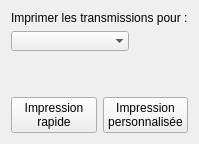
<?xml version="1.0" encoding="UTF-8"?>
<ui version="4.0">
 <class>TransPrinterFactory</class>
 <widget class="QWidget" name="TransPrinterFactory">
  <property name="geometry">
   <rect>
    <x>0</x>
    <y>0</y>
    <width>243</width>
    <height>130</height>
   </rect>
  </property>
  <property name="windowTitle">
   <string>Form</string>
  </property>
  <layout class="QVBoxLayout" name="verticalLayout" stretch="0,0,0,0">
   <property name="sizeConstraint">
    <enum>QLayout::SetFixedSize</enum>
   </property>
   <item>
    <widget class="QLabel" name="label">
     <property name="text">
      <string>Imprimer les transmissions pour :</string>
     </property>
    </widget>
   </item>
   <item>
    <layout class="QHBoxLayout" name="horizontalLayout_2" stretch="2,1">
     <item>
      <widget class="QComboBox" name="comboBox">
       <property name="frame">
        <bool>false</bool>
       </property>
       <property name="modelColumn">
        <number>0</number>
       </property>
      </widget>
     </item>
     <item>
      <spacer name="horizontalSpacer">
       <property name="orientation">
        <enum>Qt::Horizontal</enum>
       </property>
       <property name="sizeHint" stdset="0">
        <size>
         <width>40</width>
         <height>20</height>
        </size>
       </property>
      </spacer>
     </item>
    </layout>
   </item>
   <item>
    <spacer name="verticalSpacer">
     <property name="orientation">
      <enum>Qt::Vertical</enum>
     </property>
     <property name="sizeHint" stdset="0">
      <size>
       <width>20</width>
       <height>40</height>
      </size>
     </property>
    </spacer>
   </item>
   <item>
    <layout class="QHBoxLayout" name="horizontalLayout">
     <item>
      <widget class="QPushButton" name="printFast">
       <property name="toolTip">
        <string>Imprimer un exemplaire</string>
       </property>
       <property name="text">
        <string>Impression
rapide</string>
       </property>
       <property name="icon">
        <iconset resource="images.qrc">
         <normaloff>:/printfast</normaloff>:/printfast</iconset>
       </property>
       <property name="iconSize">
        <size>
         <width>32</width>
         <height>32</height>
        </size>
       </property>
       <property name="autoExclusive">
        <bool>false</bool>
       </property>
      </widget>
     </item>
     <item>
      <widget class="QPushButton" name="print">
       <property name="toolTip">
        <string>Choix du nombre d'exemplaires
Choix des pages à imprimer
Choix de l'imprimante</string>
       </property>
       <property name="text">
        <string>Impression
personnalisée</string>
       </property>
       <property name="icon">
        <iconset resource="images.qrc">
         <normaloff>:/print</normaloff>:/print</iconset>
       </property>
       <property name="iconSize">
        <size>
         <width>32</width>
         <height>32</height>
        </size>
       </property>
      </widget>
     </item>
    </layout>
   </item>
  </layout>
 </widget>
 <resources>
  <include location="images.qrc"/>
 </resources>
 <connections/>
</ui>
